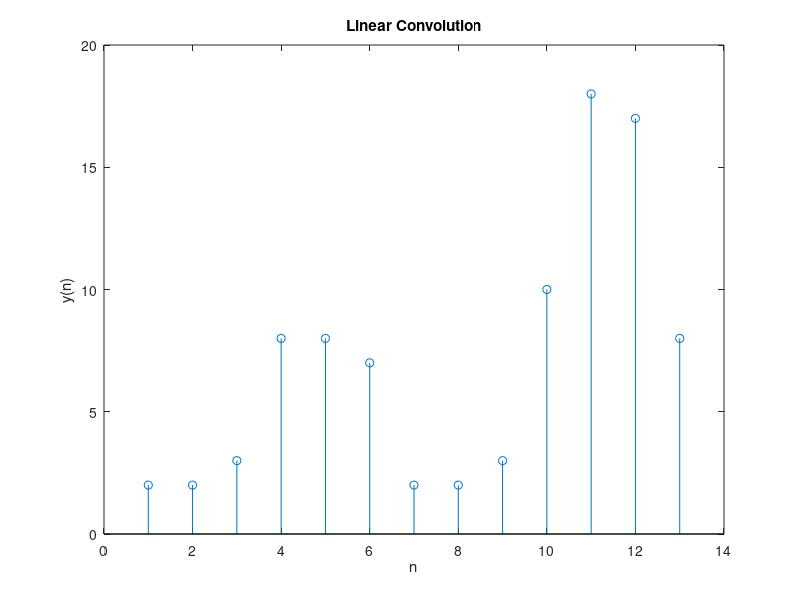

Write the MATLAB code that produced this figure.
close all
clear all
clc

x1=[1 1 1];
x2=[2 0 1 7 0 0 2 0 1 9 8];
l1=length(x1);
l2=length(x2);
X1=[x1,zeros(1,l2)];
X2=[x2,zeros(1,l1)];
N=l1+l2-1;

%linera convolution
y=zeros(1,N);

for n = 1:1:N
   for k= 1:1:l1
       if(n-k+1>0)
            y(n)=y(n)+X1(k)*X2(n-k+1);
       else
       end
   end
end 
figure(1);
stem(y);
title("Linear Convolution");
xlabel("n"); 
ylabel("y(n)"); 
disp(y);

